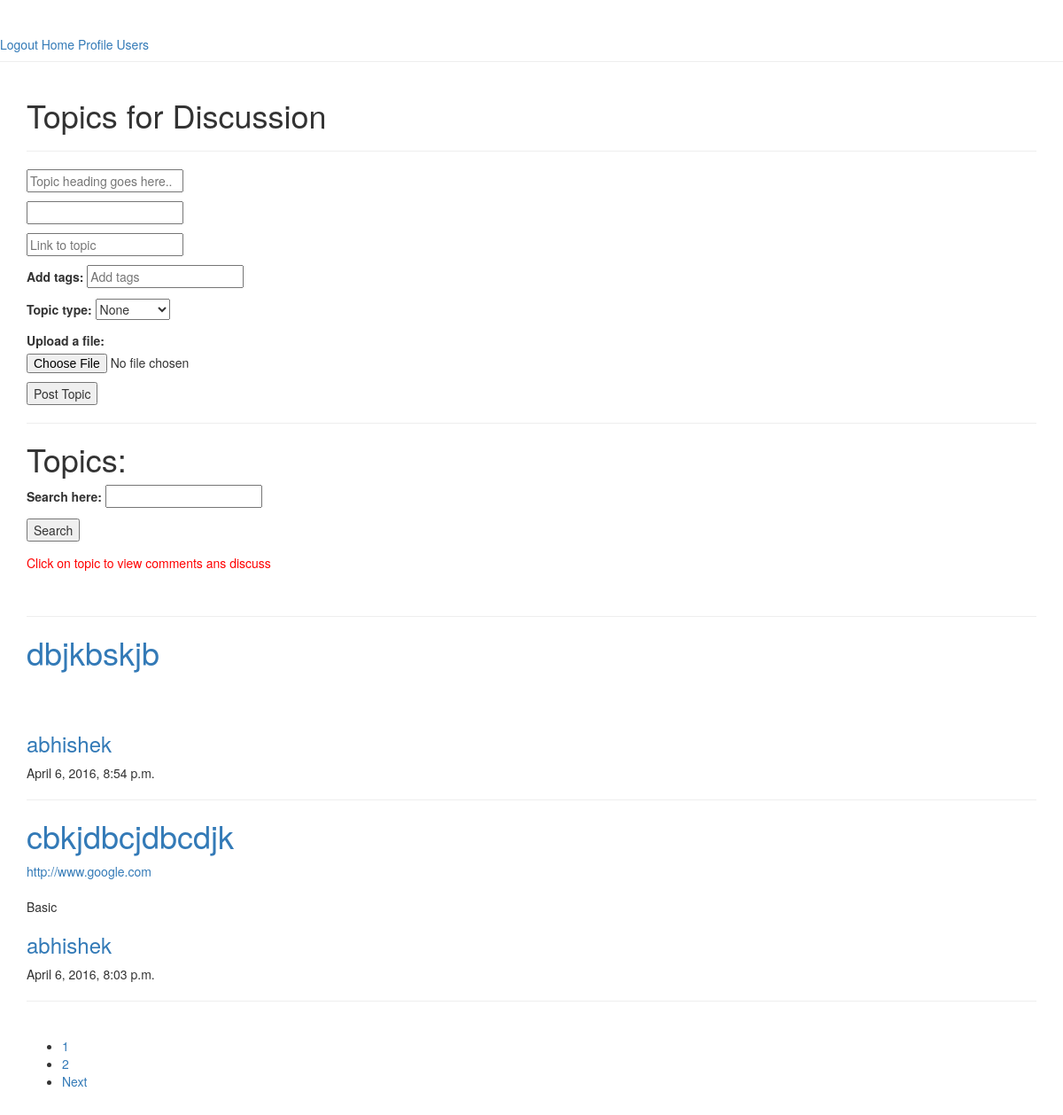
Page /codehub/topic/ (signed in) on the earlier database version.
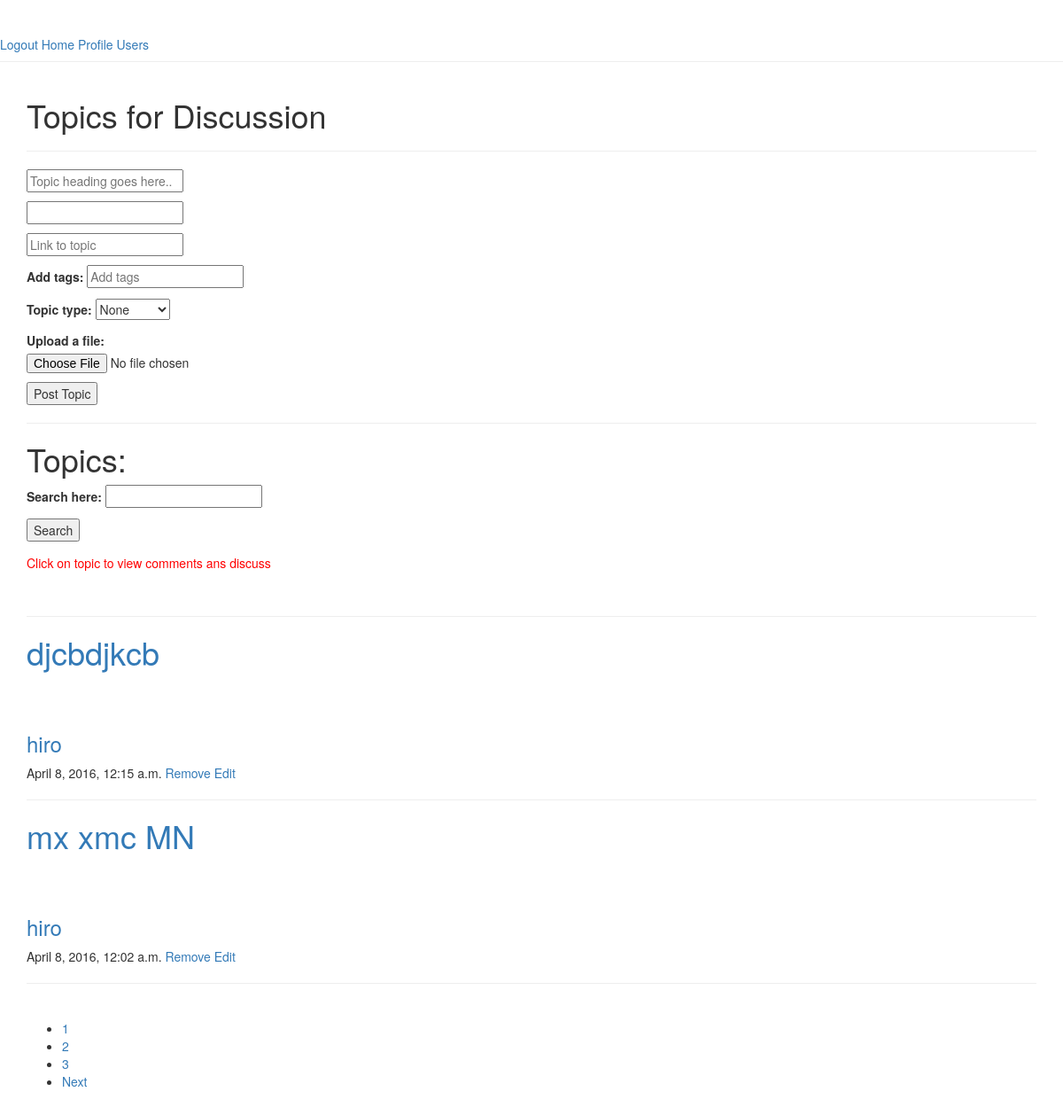
Same page on the later database version.
### app/models.py (models this page shows, shortened)
class CodehubTopicModel(models.Model):
    user = models.ForeignKey(User)
    topic_heading = models.CharField(max_length = 100)
    topic_detail = MarkdownField()
    topic_link = models.CharField(max_length = 100,blank = True)
    tags = models.CharField(max_length = 50)
    timeStamp = models.DateTimeField(auto_now_add = True)
    topic_type = models.CharField(max_length = 10)
    file = models.FileField(upload_to = 'uploads/',blank = True)

### app/views.py (the view)
    def wrapper(request,*args,**kwargs):
        if not request.user.is_authenticated():
            return redirect('login_view')
        return func(request,*args,**kwargs)

### app/forms.py
class CodehubTopicForm(forms.ModelForm):
    CHOICES = (('None','None'),('Basic', 'Basic'),('Advanced', 'Advanced'),)
    topic_heading = forms.CharField(label = '',max_length = 100,widget = forms.TextInput(attrs = {'placeholder':'Topic heading goes here..'}))
    topic_detail = forms.CharField(label = '',widget=MarkdownWidget(attrs = {'placeholder':'Topic Details goes here..'}))
    topic_link = forms.URLField(label = '',max_length = 100,required = False,widget = forms.TextInput(attrs = {'placeholder':'Link to topic'}))
    tags = forms.CharField(label = 'Add tags',max_length = 100,required = True,widget = forms.TextInput(attrs = {'placeholder':'Add tags'}))
    topic_type = forms.ChoiceField(choices = CHOICES,required = True)
    file = forms.FileField(label = 'Upload a file:',required=False)
    class Meta:
        model = CodehubTopicModel
        fields = ['topic_heading','topic_detail','topic_link','tags','topic_type','file']

class SearchForm(forms.Form):
    search_str = forms.CharField(label = 'Search here:',max_length = 50,required = True)

### app/templates/codehub/topic/topic.html (shortened to what this page needs)
{% extends 'base.html' %}
{% block content %}
<h1>Topics for Discussion</h1>
<hr/>
<form method="post" enctype="multipart/form-data">
{{ form.as_p }}
<input type='submit'   name='submitTopic' value= 'Post Topic'/>
</form>
<hr/>
<h1>Topics:</h1>
<form method='POST' action = "{% url 'search_topic' %}">
  {{ search_form.as_p }}
<input type='submit' name='seachTopic' value = 'Search'/>
</form>
<p style='color:red'>Click on topic to view comments ans discuss</p><br/>
<hr/>
<div id = 'topicDisplaySec'>
{% for topic in topics.object_list %}
    <h1><a href = "{% url 'comment_on_topic' topic.id %}">{{ topic.topic_heading }}</a></h1>
    <a href = "{{ topic.topic_link }}">{{ topic.topic_link }}</a><br/>
      <a target = "_blank" href = "/media/{{ topic.file }}">{{ topic.file }}</a><br/>
      {% if topic.topic_type != 'None' %}
        {{ topic.topic_type }}
      {% endif %}
    <h3><a href="{% url 'user_profile' topic.user.id %}">{{ topic.user.username }}</a></h3>
      {{ topic.timeStamp }}
    {% if topic.user.username == user.username %}
    <a href = "{% url 'remove_topic' topic.id %}">Remove</a>
    <a href = "{% url 'edit_topic' topic.id %}">Edit
    {% endif %}
    <hr/>
{% endfor %}
<div class = "pagination">
  <ul>
  {% for pg in topics.paginator.page_range %}
    {% if topics.number == pg %}
      <li class = "active"><a href="?page={{ pg }}">{{ pg }}</a></li>
    {% else %}
      <li><a href="?page={{ pg }}">{{ pg }}</a></li>
    {% endif %}
  {% endfor %}
  {% if topics.has_next %}
    <li><a href = "?page={{ topics.next_page_number }}">Next</a></li>
  {% endif %}
</div>
{% endblock %}

Differences in the rows shown:
no longer on this page (row unchanged): CodehubTopicModel: topic_heading "dbjkbskjb", user.username "abhishek", timeStamp "April 6, 2016, 8:54 p.m."
no longer on this page (row unchanged): CodehubTopicModel: topic_heading "cbkjdbcjdbcdjk", topic_link "http://www.google.com", topic_type "Basic", user.username "abhishek", timeStamp "April 6, 2016, 8:03 p.m."
added CodehubTopicModel: topic_heading "djcbdjkcb", user.username "hiro", timeStamp "April 8, 2016, 12:15 a.m.", shows "Remove"
added CodehubTopicModel: topic_heading "mx xmc MN", user.username "hiro", timeStamp "April 8, 2016, 12:02 a.m.", shows "Remove"
Other differences:
new list line: "3"
